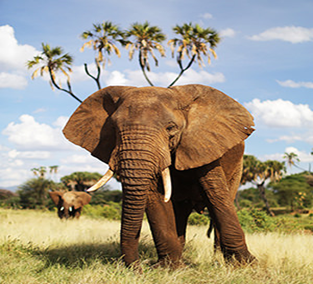
#> input picture 1. Sklearn Image Processing/image_data/elephant.png, 313 x 284 px, found by its file name
$ jupyter execute --allow-errors '1. Image matching Structural Similarity Measure (SSIM).ipynb'   (older library calls are emulated)
#> lines starting #> are read from the running program, lines starting #| are printed output that depends on the picture
[cell 1]
import os
import cv2
import numpy as np
from skimage.measure import compare_ssim as ssim
os.chdir("D:\\Learning\\Projects with learning\\Machine Learning\\Projects\\6. Image matching")
#> (the rest of this cell did not finish here and is left out)

# Structural Similarity Measure (SSIM)

##### Reading Image

[cell 2]
my_image_color = cv2.imread('./image_data/elephant.png')
#> my_image_color is the input picture: shape (284, 313, 3); mean B, G, R 133.6, 151.7, 160.4
my_image_gray = cv2.cvtColor(my_image_color,cv2.COLOR_BGR2GRAY)
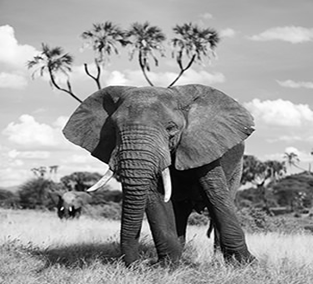
#> my_image_gray: shape (284, 313); min 0, max 255, mean 152.2

[cell 3]
kernel = np.ones((5,5),np.uint8)
my_image_erosion = cv2.erode(my_image_gray,kernel,iterations = 1)                              #Shrink
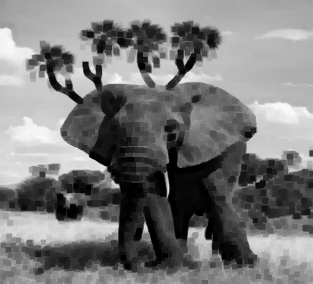
#> my_image_erosion: shape (284, 313); min 0, max 251, mean 121.7
my_image_dilation = cv2.dilate(my_image_gray,kernel,iterations = 1)                            #Expand
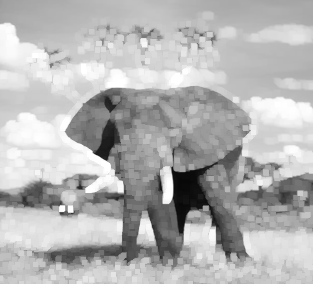
#> my_image_dilation: shape (284, 313); min 8, max 255, mean 179.9
list_image_faces = [my_image_gray, my_image_erosion, my_image_dilation]
cv2.imshow('image_',np.hstack(list_image_faces)); cv2.waitKey(0); cv2.destroyAllWindows()
#> after `cv2.imshow('image_', np.hstack(list_image_faces))`:
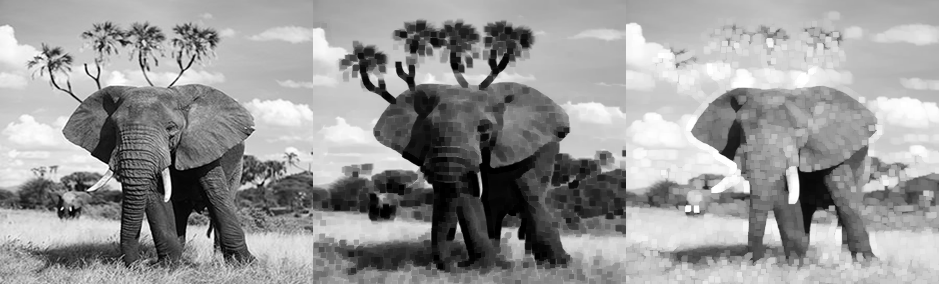
#> window 'image_': shape (284, 939); min 0, max 255, mean 151.3

[cell 4]
# Call SSIM
list_ssims = []
title = ''
for i in range(len(list_image_faces)):
    for j in range(i+1,len(list_image_faces)):
        ssim_temp = round(ssim(list_image_faces[i], list_image_faces[j]),2)    #comparing images and giving results
        list_ssims.append(ssim_temp)
        title = title + str(i) + str(j) + ': ' + str(ssim_temp) + ', '
        del(ssim_temp)
#> this loop made 3 passes
#> after the loop, list_ssims = [0.51, 0.51, 0.38]; title = '01: 0.51, 02: 0.51, 12: 0.38, '

print(title)# (0.51, 0.51, 0.38)
#| 01: 0.51, 02: 0.51, 12: 0.38,
cv2.imshow(title,np.hstack(list_image_faces))
cv2.waitKey(0)
cv2.destroyAllWindows()
